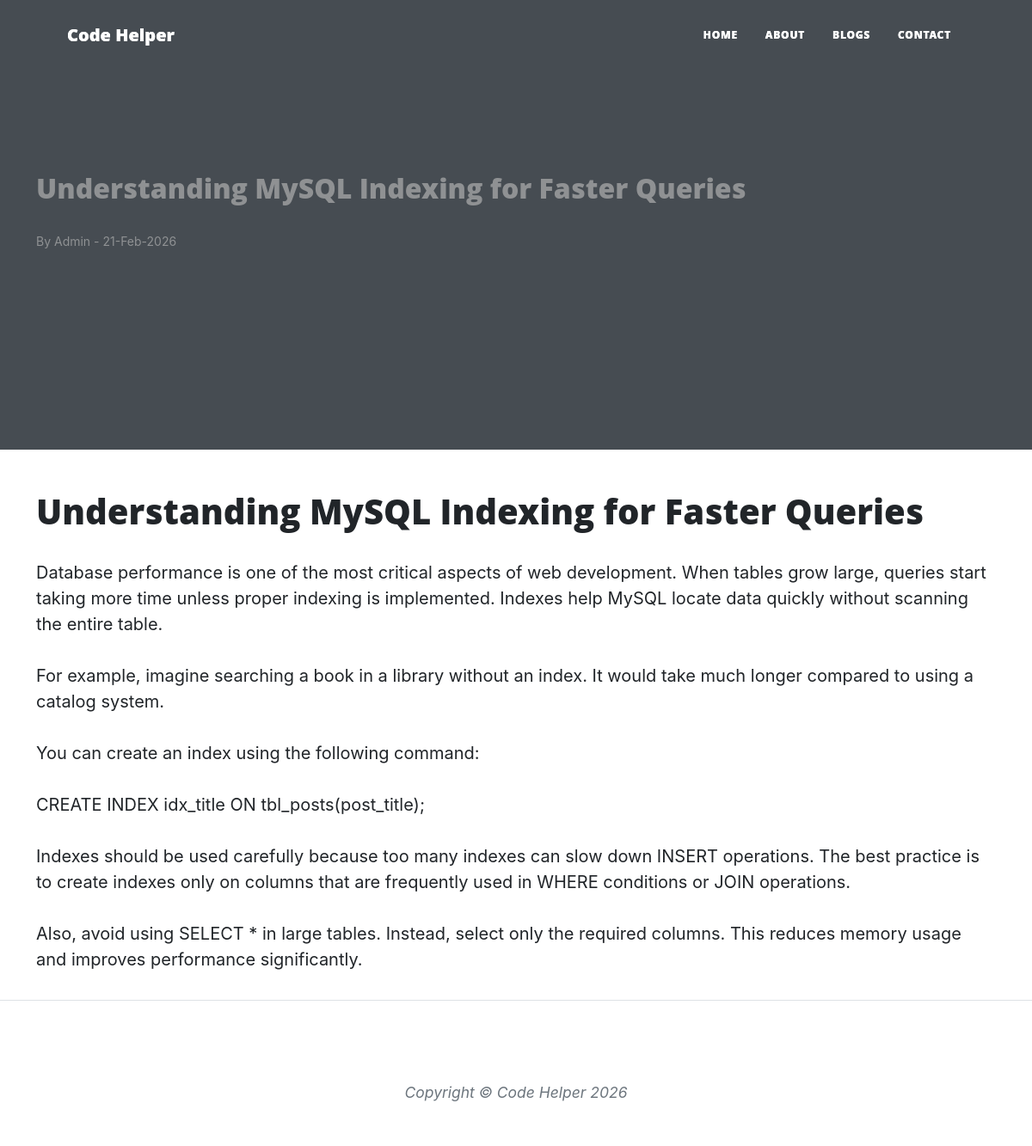
The app's page /blogpost.php?post=mysql-indexing-guide with its own data.
### tables this page shows
CREATE TABLE tbl_posts (
    id INT AUTO_INCREMENT PRIMARY KEY,
    post_header VARCHAR(255),
    post_title VARCHAR(255),
    post_content TEXT,
    post_author VARCHAR(100),
    post_slug VARCHAR(255),
    post_date DATETIME DEFAULT CURRENT_TIMESTAMP
);

### blogpost.php (the view, shortened to what this page needs)
<?php
include('config.php');
include('navbar.php');
$slug = isset($_GET['post']) ? $_GET['post'] : '';
$data = null;
if($slug != ''){
    $sql = "SELECT * FROM tbl_posts WHERE post_slug='$slug' LIMIT 1";
    $query = $conn->query($sql);
    if($query && $query->num_rows > 0){
        $data = $query->fetch_assoc();
    }
}
?>
<!DOCTYPE html>
<html lang="en">
<head>
<link href="css/styles.css" rel="stylesheet" />
</head>
<body>
<?php include('navbar.php'); ?>
<?php if(!$data){ ?>
    <?php include("error.php"); ?>
<?php } else { ?>
<?php
$img = $data['post_header'];
?>
<header class="masthead" style="background-image:url('assets\img\bestphp.jfif<?php echo $img; ?>'; background-size:cover;">
<div class="container">
<div class="post-heading">
<h2><?php echo $data['post_title']; ?></h2>
<p style="font-size:14px;">
By <?php echo $data['post_author']; ?> -
<?php echo date("d-M-Y", strtotime($data['post_date'])); ?>
</p>
</div>
</div>
</header>
<article class="mb-4">
<div class="container">
<h1><?php echo $data['post_title']; ?></h1>
<p>
<?php echo nl2br($data['post_content']); ?>
</p>
</div>
</article>
<?php } ?>
<?php include('footer.php'); ?>
</body>
</html>

### records on screen
tbl_posts: post_title "Understanding MySQL Indexing for Faster Queries", post_author "Admin", post_date "21-Feb-2026", post_content "Database performance is one of the most critical aspects of web development. When tables grow large, queries start taking more time unless proper indexing is implemented. Indexes help MySQL locate data quickly without scanning the entire table. For example, imagine searching a book in a library without an index. It would take much longer compared to using a catalog system. You can create an index using the following command: CREATE INDEX idx_title ON tbl_posts(post_title); Indexes should be used carefully because too many indexes can slow down INSERT operations. The best practice is to create indexes only on columns that are frequently used in WHERE conditions or JOIN operations. Also,…"

### other values on screen
$sitename "Code Helper Code Helper"
$sitename "Code Helper"
